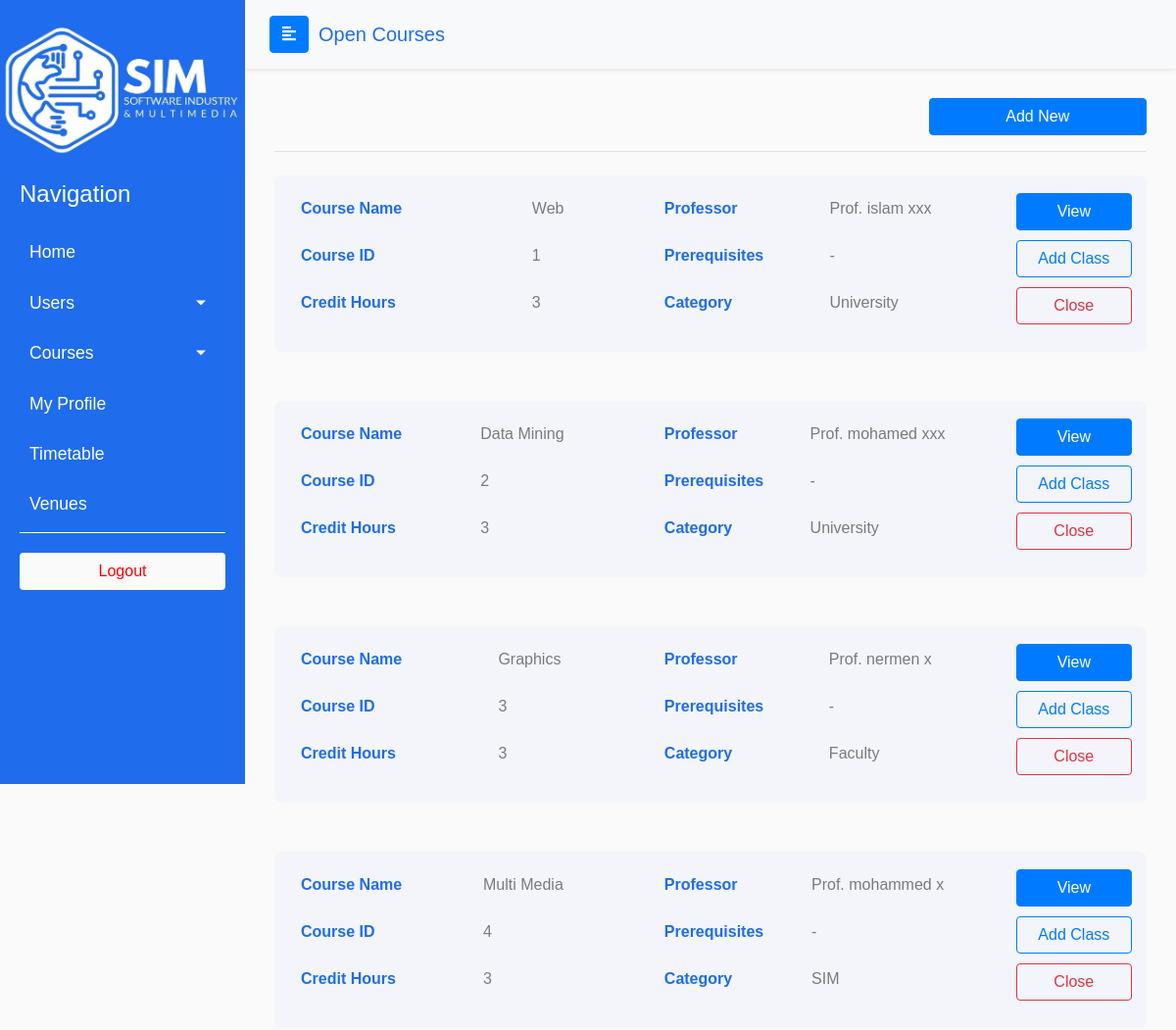
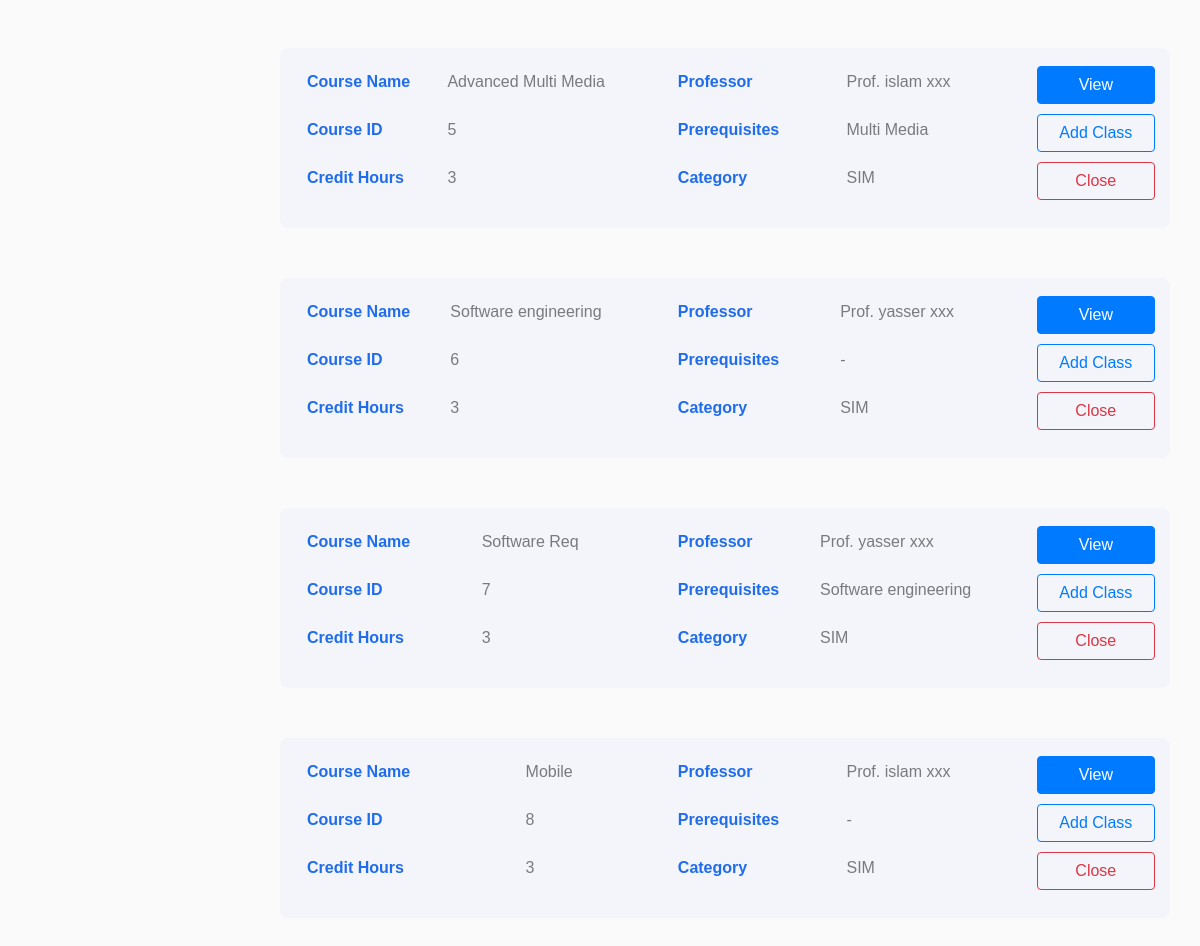
The page /admin/open_courses.php on the database its author committed (2 pictures, top to bottom).
### tables this page shows
CREATE TABLE `courses` (
  `course_id` int(12) NOT NULL,
  `name` varchar(255) NOT NULL,
  `credits` int(11) NOT NULL,
  `has_preq` tinyint(1) DEFAULT NULL,
  `has_labs` tinyint(1) DEFAULT NULL,
  `has_practical` tinyint(1) DEFAULT NULL,
  `category` varchar(20) NOT NULL DEFAULT 'university',
  `elective` varchar(5) NOT NULL DEFAULT 'no'
);

CREATE TABLE `users` (
  `id` int(12) NOT NULL,
  `first_name` varchar(255) NOT NULL,
  `middle_name` varchar(255) NOT NULL,
  `last_name` varchar(255) NOT NULL,
  `national_id` bigint(14) NOT NULL,
  `type` varchar(255) NOT NULL,
  `email` varchar(255) NOT NULL,
  `password` varchar(255) NOT NULL,
  `gender` varchar(255) NOT NULL,
  `mobile_number` varchar(255) NOT NULL,
  `home_number` varchar(255) DEFAULT NULL,
  `image_path` text DEFAULT 'profile_images\\profile.png'
);

### includes/functions.php (the view, shortened to what this page needs)
<?php
include_once dirname(__FILE__, 1) . DIRECTORY_SEPARATOR . "Admin" . DIRECTORY_SEPARATOR . "all_types" . DIRECTORY_SEPARATOR . "functions.php";
function getOpenCourses()
{
    global $conn;
    $query = "SELECT c.name, c.course_id, c.credits, c.category, c.has_preq, u.first_name, u.last_name FROM open_courses oc
    INNER JOIN courses c ON c.course_id = oc.course_id
    INNER JOIN open_courses_instructors oci ON oci.course_id = oc.course_id
    INNER JOIN instructors i ON i.instructor_id = oci.instructor_id
    INNER JOIN users u ON u.id = i.id_user
    WHERE u.type = 'professor' OR u.type = 'admin'";
    $query_result = mysqli_query($conn, $query);
    while ($row = mysqli_fetch_assoc($query_result)) {
        $cname = $row['name'];
        $id = $row['course_id'];
        $credits = $row['credits'];
        $fname = $row['first_name'];
        $lname = $row['last_name'];
        $category = $row['category'];
        $has_preq = $row['has_preq'];
        $prerequisite = '-';
        if ($category == 'sim') {
            $category = strtoupper($category);
        } else {
            $category = ucfirst($category);
        }
        if ($has_preq == '1') {
            $preq_query = "SELECT name from prerequisites p
        INNER JOIN courses c on p.prerequisite_id = c.course_id
        WHERE p.id_course = $id";
            $preq_query_result = mysqli_query($conn, $preq_query);
            $data = mysqli_fetch_assoc($preq_query_result);
            if (mysqli_num_rows($preq_query_result)) {
                $prerequisite = $data['name'];
            }
        }
        echo "
      <div class='conbody container-fluid'>
        <div class='row'>
          <div class='col-lg-5 col-md-12'>
            <table class='table table-borderless '>
              <tbody>
                <tr>
                  <th scope='row'>Course Name</th>
                  <td>$cname</td>
                </tr>
                <tr>
                  <th scope='row'>Course ID</th>
                  <td>$id</td>
                </tr>
                <tr>
                  <th scope='row'>Credit Hours</th>
                  <td>$credits</td>
                </tr>
              </tbody>
            </table>
          </div>
          <div class='col-lg-5 col-md-12'>
            <table class='table table-borderless '>
              <tbody>
                <tr>
                  <th scope='row'>Professor</th>
                  <td>Prof. $fname $lname</td>
                </tr>
                <tr>
                  <th scope='row'>Prerequisites</th>
                  <td>$prerequisite</td>
                </tr>
                <tr>
                  <th scope='row'>Category</th>
                  <td>$category</td>
                </tr>
              </tbody>
            </table>
          </div>
          <div class='btn-grp col-lg-2 col-md-12'>
            <a href='../academic/discussion.php?course_id=$id' class='btn btn-primary'>View</a>
            <a href='../admin/Add_Class.php?course_id=$id' class='btn btn-outline-primary'>Add Class</a>
            <a href='../admin/close_course.php?course_id=$id' class='btn btn-outline-danger'>Close</a>
          </div>
        </div>
      </div>
      ";
    }
}

### css/rootStyles.css (style rules this page uses)
:root { --primary: rgb(31,108,236); --danger: red; }
body { font-family: 'Poppins', sans-serif; background: #fafafa; }
a, a:hover, a:focus { color: inherit; text-decoration: none; transition: all 0.3s; }

### admin/css/available_courses.css (style rules this page uses)
.conbody { background-color: rgb(31,108,236,0.03); color:rgb(31,108,236); padding: 10px 15px; border-radius: 8px; margin-bottom: 50px; }
tr td { color: rgb(0,0,0,0.5); }
.btn-grp { min-height: 100%; display: flex; flex-direction: column; align-items: center; justify-content: center; }
.btn-grp a { min-width: 100%; margin-bottom: 10px; }

### rows shown on the page
courses: name "Web", course_id "1", credits "3", users.first_name "islam", users.last_name "xxx", prerequisite "-", category "University"
courses: name "Data Mining", course_id "2", credits "3", users.first_name "mohamed", users.last_name "xxx", prerequisite "-", category "University"
courses: name "Graphics", course_id "3", credits "3", users.first_name "nermen", users.last_name "x", prerequisite "-", category "Faculty"
courses: name "Multi Media", course_id "4", credits "3", users.first_name "mohammed", users.last_name "x", prerequisite "-", category "SIM"
courses: name "Advanced Multi Media", course_id "5", credits "3", users.first_name "islam", users.last_name "xxx", courses.name "Multi Media", category "SIM"
courses: name "Software engineering", course_id "6", credits "3", users.first_name "yasser", users.last_name "xxx", prerequisite "-", category "SIM"
courses: name "Software Req", course_id "7", credits "3", users.first_name "yasser", users.last_name "xxx", courses.name "Software engineering", category "SIM"
courses: name "Mobile", course_id "8", credits "3", users.first_name "islam", users.last_name "xxx", prerequisite "-", category "SIM"
